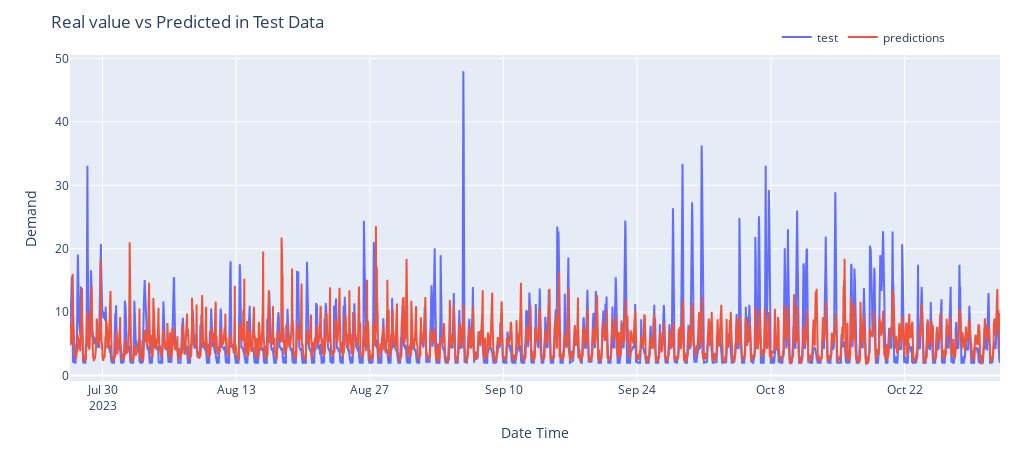

Source (notebook cell):
### Code cell
plotPredictions(X_test_dates, y_pred.flatten(), y_test.flatten())

### Figure 1 — Plotly figure (JSON) as saved in the notebook; plotly's stock layout.template omitted (floating-point values rounded to 4 significant figures; data arrays with more than 128 entries replaced by an {"elided": "..."} marker saying what was removed)
{"data": [{"mode": "lines", "name": "test", "type": "scatter", "x": {"elided": "9352 str values"}, "y": {"elided": "9352 float values"}}, {"mode": "lines", "name": "predictions", "type": "scatter", "x": {"elided": "9352 str values"}, "y": {"elided": "9352 float values"}}], "layout": {"height": 450, "legend": {"orientation": "h", "x": 0.76, "xanchor": "left", "y": 1.1, "yanchor": "top"}, "margin": {"b": 20, "l": 70, "r": 20, "t": 55}, "title": {"text": "Real value vs Predicted in Test Data"}, "width": 1020, "xaxis": {"title": {"text": "Date Time"}}, "yaxis": {"title": {"text": "Demand"}}}}
